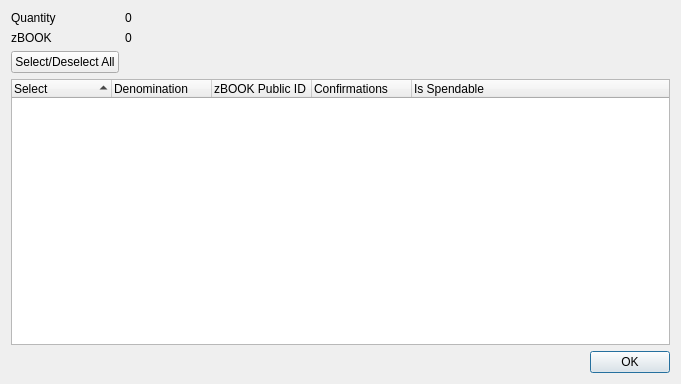
<?xml version="1.0" encoding="UTF-8"?>
<ui version="4.0">
 <class>ZViBOOKControlDialog</class>
 <widget class="QDialog" name="ZViBOOKControlDialog">
  <property name="geometry">
   <rect>
    <x>0</x>
    <y>0</y>
    <width>681</width>
    <height>384</height>
   </rect>
  </property>
  <property name="minimumSize">
   <size>
    <width>681</width>
    <height>384</height>
   </size>
  </property>
  <property name="windowTitle">
   <string>Select zBOOK to Spend</string>
  </property>
  <layout class="QGridLayout" name="gridLayout">
   <item row="0" column="0">
    <layout class="QFormLayout" name="formLayout">
     <property name="sizeConstraint">
      <enum>QLayout::SetDefaultConstraint</enum>
     </property>
     <item row="0" column="0">
      <widget class="QLabel" name="labelQuantity">
       <property name="text">
        <string>Quantity</string>
       </property>
      </widget>
     </item>
     <item row="0" column="1">
      <widget class="QLabel" name="labelQuantity_int">
       <property name="text">
        <string>0</string>
       </property>
      </widget>
     </item>
     <item row="1" column="0">
      <widget class="QLabel" name="labelZViBOOK">
       <property name="text">
        <string>zBOOK</string>
       </property>
      </widget>
     </item>
     <item row="1" column="1">
      <widget class="QLabel" name="labelZViBOOK_int">
       <property name="text">
        <string>0</string>
       </property>
      </widget>
     </item>
     <item row="2" column="0">
      <widget class="QPushButton" name="pushButtonAll">
       <property name="text">
        <string>Select/Deselect All</string>
       </property>
      </widget>
     </item>
    </layout>
   </item>
   <item row="1" column="0">
    <layout class="QVBoxLayout" name="verticalLayout">
     <item>
      <widget class="QTreeWidget" name="treeWidget">
       <property name="minimumSize">
        <size>
         <width>0</width>
         <height>250</height>
        </size>
       </property>
       <property name="alternatingRowColors">
        <bool>true</bool>
       </property>
       <property name="sortingEnabled">
        <bool>true</bool>
       </property>
       <property name="columnCount">
        <number>5</number>
       </property>
       <attribute name="headerDefaultSectionSize">
        <number>100</number>
       </attribute>
       <column>
        <property name="text">
         <string notr="true">Select</string>
        </property>
       </column>
       <column>
        <property name="text">
         <string notr="true">Denomination</string>
        </property>
       </column>
       <column>
        <property name="text">
         <string notr="true">zBOOK Public ID</string>
        </property>
       </column>
       <column>
        <property name="text">
         <string notr="true">Confirmations</string>
        </property>
       </column>
       <column>
        <property name="text">
         <string>Is Spendable</string>
        </property>
       </column>
      </widget>
     </item>
     <item>
      <widget class="QDialogButtonBox" name="buttonBox">
       <property name="orientation">
        <enum>Qt::Horizontal</enum>
       </property>
       <property name="standardButtons">
        <set>QDialogButtonBox::Ok</set>
       </property>
      </widget>
     </item>
    </layout>
   </item>
  </layout>
 </widget>
 <resources/>
 <connections>
  <connection>
   <sender>buttonBox</sender>
   <signal>accepted()</signal>
   <receiver>ZViBOOKControlDialog</receiver>
   <slot>accept()</slot>
   <hints>
    <hint type="sourcelabel">
     <x>248</x>
     <y>254</y>
    </hint>
    <hint type="destinationlabel">
     <x>157</x>
     <y>274</y>
    </hint>
   </hints>
  </connection>
  <connection>
   <sender>buttonBox</sender>
   <signal>rejected()</signal>
   <receiver>ZViBOOKControlDialog</receiver>
   <slot>reject()</slot>
   <hints>
    <hint type="sourcelabel">
     <x>316</x>
     <y>260</y>
    </hint>
    <hint type="destinationlabel">
     <x>286</x>
     <y>274</y>
    </hint>
   </hints>
  </connection>
 </connections>
</ui>
